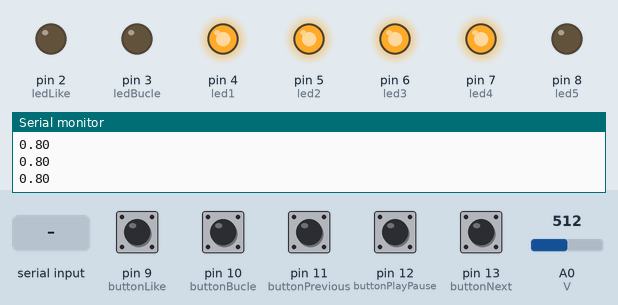
This sketch was run on a simulated Arduino Uno, built with avr-gcc and run on an emulated ATmega328P. On the bench: output pins drawn as LEDs (lit = HIGH), the last lines printed to the serial monitor. The test bench sets the inputs (shaded band); at power-on: pin 9 (buttonLike), pin 10 (buttonBucle), pin 11 (buttonPrevious), pin 12 (buttonPlayPause), pin 13 (buttonNext) LOW, A0 (V) = 512.

Above: at 1.2 s.
1.3 s: pin 9 (buttonLike) pulled HIGH for 0.15 s
At 2.3 s:
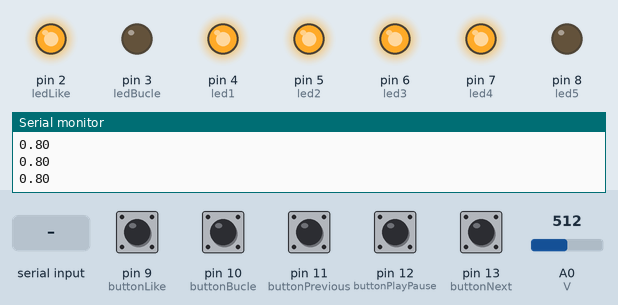
2.9 s: pin 10 (buttonBucle) pulled HIGH for 0.15 s
At 3.6 s:
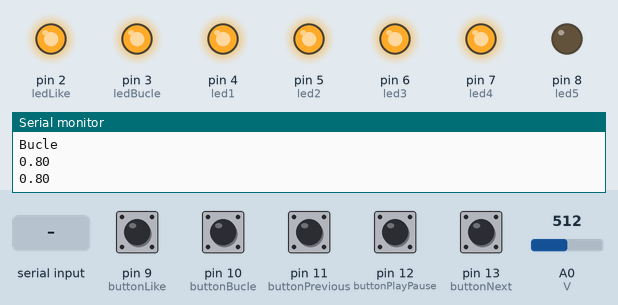
4.5 s: A0 (V) set to 491
At 5.1 s:
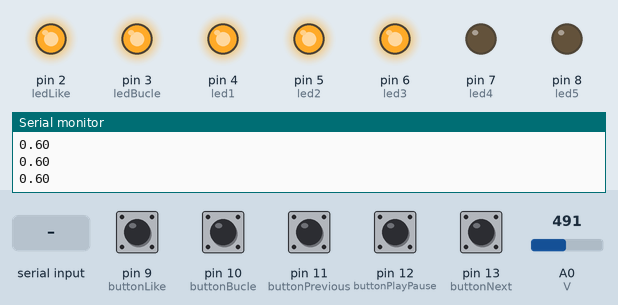
6.1 s: "D" received over Serial
At 7.4 s:
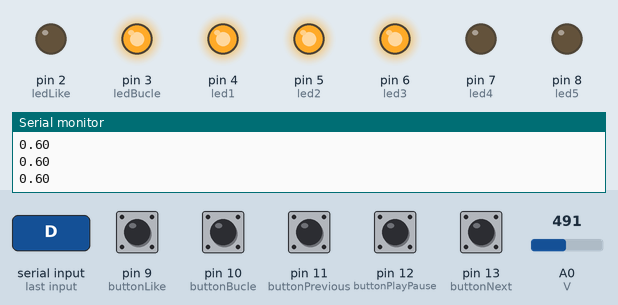
7.7 s: pin 10 (buttonBucle) pulled HIGH for 1 s
At 8.2 s:
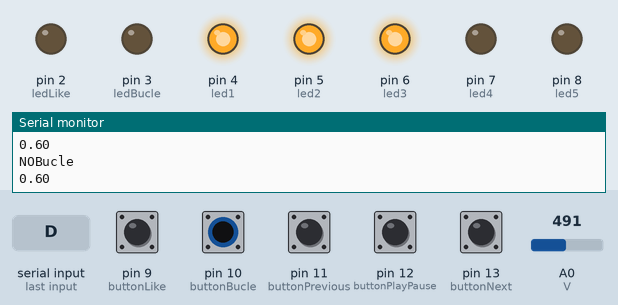
10.2 s: A0 (V) set to 316
11.7 s: A0 (V) set to 291
At 12.5 s:
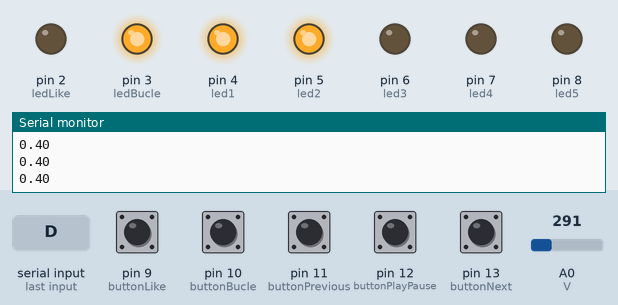
Timing chart, 0 to 14.3 s (numbered marks = the images above; inputs shaded):
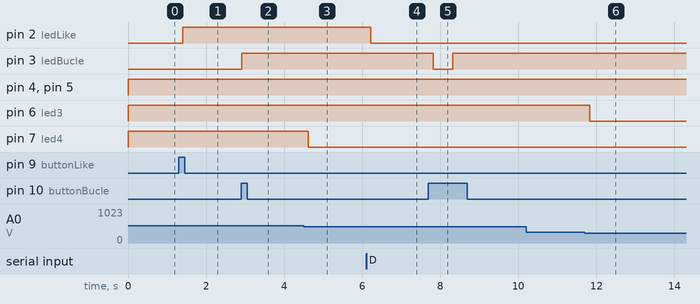

The sketch:

sketch_sep17b.ino
```cpp
#include <Arduino.h>

int ledLike = 2;
int ledBucle = 3;
int led1 = 4;
int led2 = 5;
int led3 = 6;
int led4 = 7;
int led5 = 8;
int buttonLike = 9;
int buttonBucle = 10;
int buttonPrevious = 11;
int buttonNext = 13;
int buttonPlayPause = 12;
int V = 0;
boolean P = false;
long vol;

void setup() {
  // put your setup code here, to run once:
  pinMode(ledLike, OUTPUT);
  pinMode(ledBucle, OUTPUT);
  pinMode(led1, OUTPUT);
  pinMode(led2, OUTPUT);
  pinMode(led3, OUTPUT);
  pinMode(led4, OUTPUT);
  pinMode(led5, OUTPUT);
  pinMode(buttonLike, INPUT);
  pinMode(buttonBucle, INPUT);
  pinMode(buttonPrevious, INPUT);
  pinMode(buttonNext, INPUT);
  pinMode(buttonPlayPause, INPUT);
  pinMode(V, OUTPUT);

  Serial.begin(9600);

}

void loop() {
  if(Serial.available()>0){
    int entrada = Serial.read();
    switch(entrada)
    {
      case 'L':
        digitalWrite(ledLike,HIGH);
        break;

      case 'D':
        digitalWrite(ledLike,LOW);
        break;
    }
    }


  // put your main code here, to run repeatedly:
  if(digitalRead(buttonLike)== HIGH){
    if (digitalRead(ledLike)== HIGH){
       //Serial.write("NOLike");
       Serial.println("NOLike");
      digitalWrite(ledLike,LOW);
      delay(300);}
    else if(digitalRead(ledLike)== LOW){
      //Serial.write("Like");
      Serial.println("Like");
      digitalWrite(ledLike,HIGH);
      delay(300);
  }
  }

if(digitalRead(buttonBucle)== HIGH){
  if (digitalRead(ledBucle)== HIGH){
    //Serial.write("NOBucle");
    Serial.println("NOBucle");
    digitalWrite(ledBucle,LOW);
    delay(300);
}else if(digitalRead(ledBucle)== LOW){
    //Serial.write("Bucle");
    Serial.println("Bucle");
    digitalWrite(ledBucle,HIGH);
    delay(300);

  }
}
if(digitalRead(buttonPlayPause)== HIGH){
  if (P==false){
   Serial.println("Play");
   P = true;
   delay(300);
  }
  else{
   Serial.println("Pause");
   P = false;
   delay(300);
  }

  }
if(digitalRead(buttonPrevious)== HIGH){
  //Serial.write("Previous");
  Serial.println("Previous");
  delay(300);

  }
if(digitalRead(buttonNext)== HIGH){
  //Serial.write("Next");
  Serial.println("Next");
  delay(300);

  }

int sensorValue = analogRead(V);
vol = analogRead(V); //potenciometro 10k
if (vol >= 0 && vol <= 100){
    digitalWrite(led1, LOW);
    digitalWrite(led2, LOW);
    digitalWrite(led3, LOW);
    digitalWrite(led4, LOW);
    digitalWrite(led5, LOW);
    Serial.println(0.0);
    delay(200);
 }
  else if (vol >= 100 && vol <= 200){
    digitalWrite(led1, HIGH);
    digitalWrite(led2, LOW);
    digitalWrite(led3, LOW);
    digitalWrite(led4, LOW);
    digitalWrite(led5, LOW);
    Serial.println(0.2);
    delay(200);
 }
 else if (vol >= 200 && vol <= 300){
    digitalWrite(led1, HIGH);
    digitalWrite(led2, HIGH);
    digitalWrite(led3, LOW);
    digitalWrite(led4, LOW);
    digitalWrite(led5, LOW);
    Serial.println(0.4);
    delay(200);
 }
 else if (vol >= 300 && vol <= 500){
    digitalWrite(led1, HIGH);
    digitalWrite(led2, HIGH);
    digitalWrite(led3, HIGH);
    digitalWrite(led4, LOW);
    digitalWrite(led5, LOW);
    Serial.println(0.6);
    delay(200);
 }
 else if (vol >= 500 && vol <= 700){
    digitalWrite(led1, HIGH);
    digitalWrite(led2, HIGH);
    digitalWrite(led3, HIGH);
    digitalWrite(led4, HIGH);
    digitalWrite(led5, LOW);
    Serial.println(0.8);
    delay(200);
 }
 else{
    digitalWrite(led1, HIGH);
    digitalWrite(led2, HIGH);
    digitalWrite(led3, HIGH);
    digitalWrite(led4, HIGH);
    digitalWrite(led5, HIGH);
    Serial.println(1.0);
    delay(200);


}
}
```

Measured:
- the behaviour switches between 501 and 500 on A0 (V) (found by bisection; images 2 and 3)
- the behaviour switches between 301 and 300 on A0 (V) (found by bisection; images 5 and 6)
- after the input at 1.3 s, pin 2 (ledLike): LOW → HIGH after 0.10 s
- after the input at 2.9 s, pin 3 (ledBucle): LOW → HIGH at once
- after the input at 4.5 s, pin 7 (led4): HIGH → LOW after 0.11 s
- after the input at 6.1 s, pin 2 (ledLike): HIGH → LOW after 0.12 s
- after the input at 7.7 s, pin 3 (ledBucle): HIGH → LOW after 0.12 s, → HIGH 0.50 s later
- after the input at 11.7 s, pin 6 (led3): HIGH → LOW after 0.13 s
